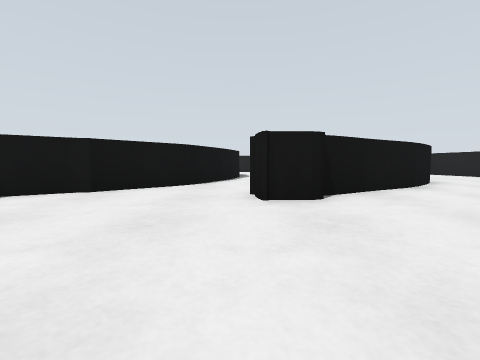
[1] (above)

16 first-person views from a walk through a robot-simulator world made for Gazebo. The camera is 0.54 m above the floor, tilts 4° down and sees 90° across. The floor is counted in squares, 1 m on a side. Each view is taken from the middle of a square. On the plan, view 1 faces up. The plan holds only what a view shows up to about 9 squares ahead; the rest is blank. The place goes on beyond the plan.

[2]
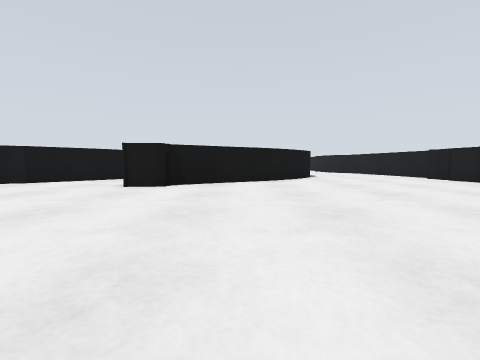

[3]
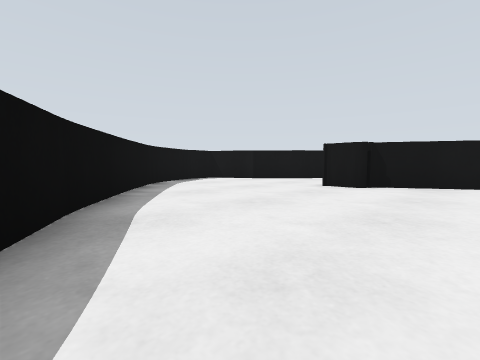

[4]
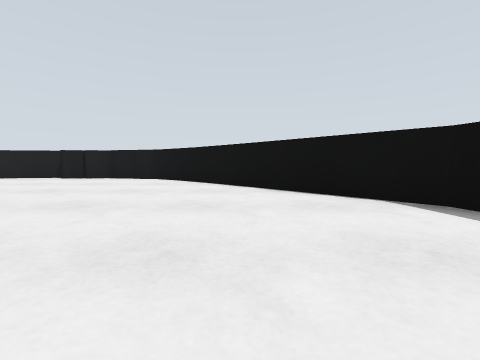

[5]
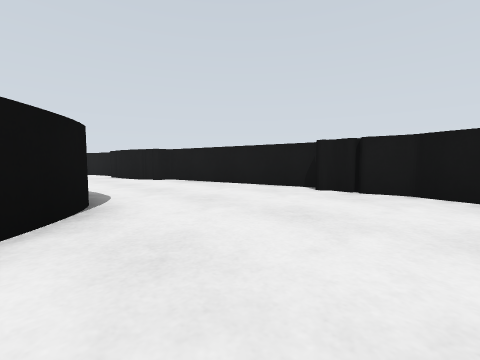

[6]
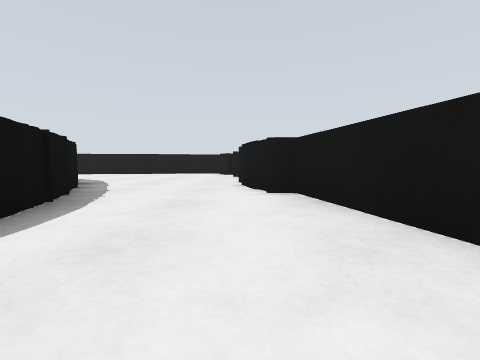

[7]
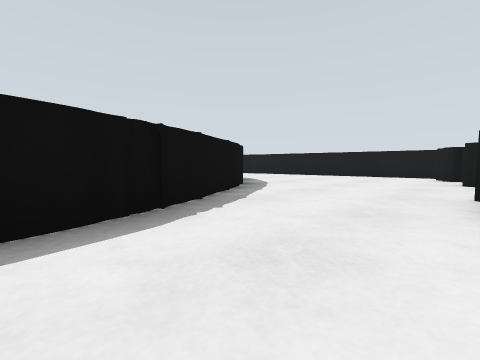

[8]
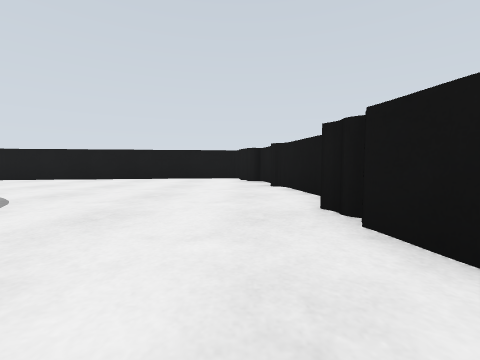

[9]
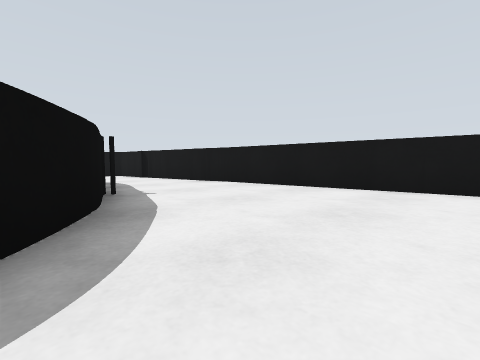

[10]
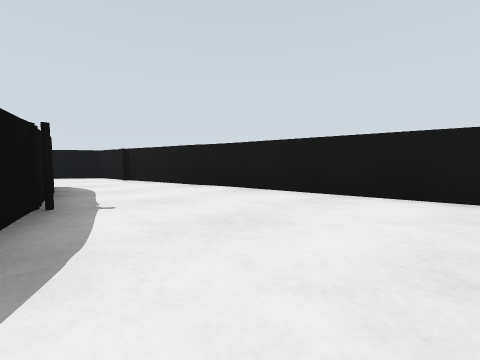

[11]
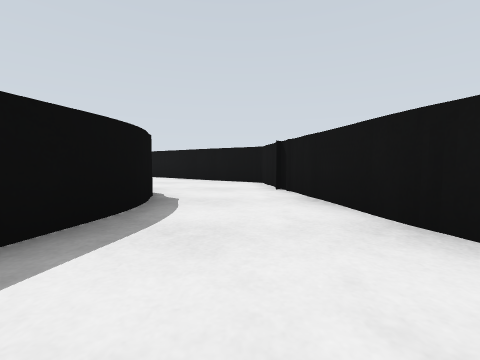

[12]
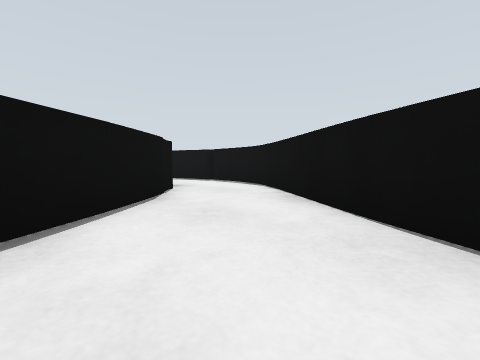

[13]
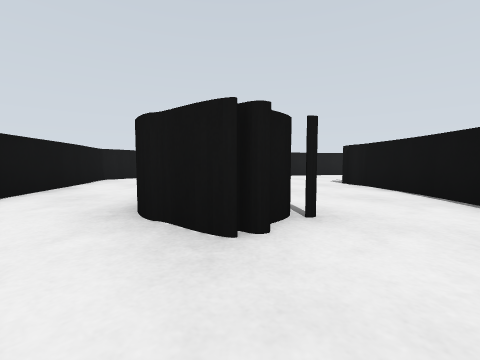

[14]
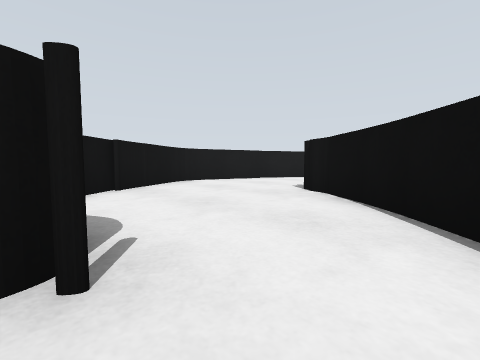

[15]
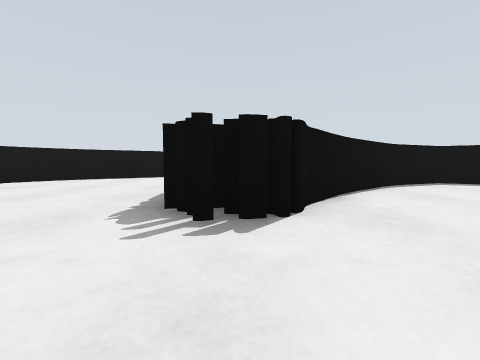

[16]
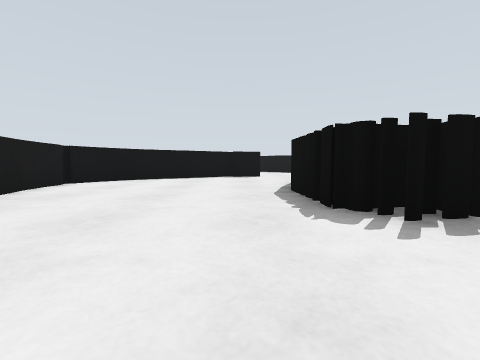

### Floor plan
Key: @ floor where view 1 was taken; # wall or solid block; . floor.
Columns run from 9 left of view 1 to 10 right of it. Each row starts with its distance up from view 1.
 20             #####
 19       #######...##
 18    ####..........#
 17   ##.............#
 16  ##....##........#
 15  #...#######.....#
 14 ##..##.....###...#
 13 #..##........#...##
 12 #.##.........##...#
 11 #.##...###....#...##
 10 #......###....##...#
  9 #....#####....##...#
  8   #.##  #......#...#
  7   ###   #.....##...#
  6        ##....##....#
  5      ###...###.....#
  4      #....##.......#
  3      #............##
  2      #............#
  1      ##..........##
  0       ##.@......##
 -1        ##......##
 -2         ###...##
 -3              ##

Where each view was taken, in squares from view 1:
view 1: 0 up, 0 right, facing up
view 2: 2 down, 3 right, facing up
view 3: 2 down, 3 right, facing up-left
view 4: 0 up, 1 right, facing right
view 5: 4 up, 5 right, facing up-right
view 6: 7 up, 8 right, facing up
view 7: 9 up, 8 right, facing up-left
view 8: 11 up, 7 right, facing up
view 9: 14 up, 5 right, facing up-left
view 10: 15 up, 4 right, facing up-left
view 11: 17 up, 1 right, facing left
view 12: 17 up, 4 left, facing down-left
view 13: 9 up, 8 left, facing up-right
view 14: 9 up, 6 left, facing up-right
view 15: 14 up, 1 left, facing down
view 16: 14 up, 1 right, facing down
